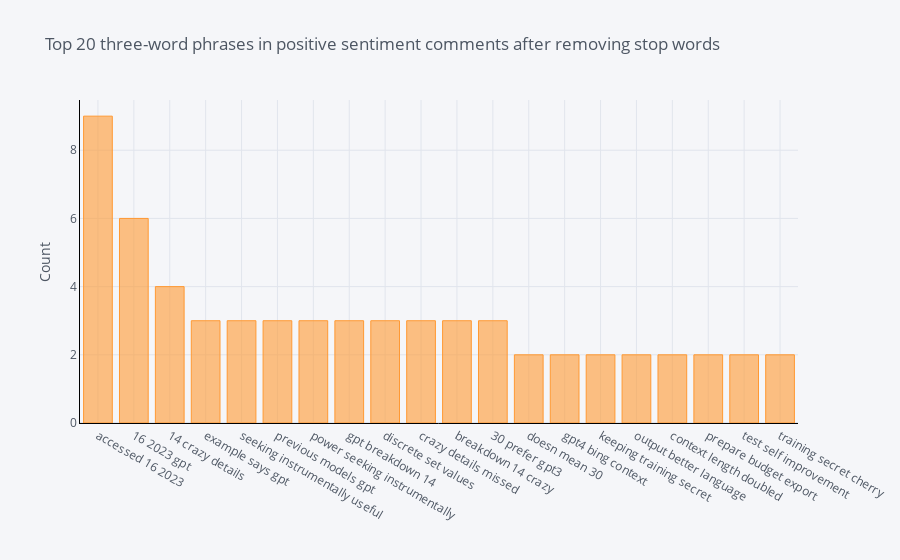

Write notebook code for a chart like this one.
### Code cell
# Tri-grams

def get_top_n_trigram(corpus, n=None):
    vec = CountVectorizer(ngram_range=(3, 3), stop_words=list(stop_words)).fit(corpus)
    bag_of_words = vec.transform(corpus)
    sum_words = bag_of_words.sum(axis=0) 
    words_freq = [(word, sum_words[0, idx]) for word, idx in vec.vocabulary_.items()]
    words_freq =sorted(words_freq, key = lambda x: x[1], reverse=True)
    return words_freq[:n]
common_words = get_top_n_trigram(pos_df['text'], 20)
for word, freq in common_words:
    print(word, freq)
df2 = pd.DataFrame(common_words, columns = ['CommentsText' , 'count'])
df2.groupby('CommentsText').sum()['count'].sort_values(ascending=False).iplot(
    kind='bar', yTitle='Count', linecolor='black', title='Top 20 three-word phrases in positive sentiment comments after removing stop words')

### Figure 1 — Plotly figure (JSON) as saved in the notebook; plotly's stock layout.template omitted (floating-point values rounded to 4 significant figures)
{"data": [{"marker": {"color": "rgba(255, 153, 51, 0.6)", "line": {"color": "rgba(255, 153, 51, 1.0)", "width": 1}}, "name": "count", "orientation": "v", "text": "", "type": "bar", "x": ["accessed 16 2023", "16 2023 gpt", "14 crazy details", "example says gpt", "seeking instrumentally useful", "previous models gpt", "power seeking instrumentally", "gpt breakdown 14", "discrete set values", "crazy details missed", "breakdown 14 crazy", "30 prefer gpt3", "doesn mean 30", "gpt4 bing context", "keeping training secret", "output better language", "context length doubled", "prepare budget export", "test self improvement", "training secret cherry"], "y": [9, 6, 4, 3, 3, 3, 3, 3, 3, 3, 3, 3, 2, 2, 2, 2, 2, 2, 2, 2]}], "layout": {"legend": {"bgcolor": "#F5F6F9", "font": {"color": "#4D5663"}}, "paper_bgcolor": "#F5F6F9", "plot_bgcolor": "#F5F6F9", "title": {"font": {"color": "#4D5663"}, "text": "Top 20 three-word phrases in positive sentiment comments after removing stop words"}, "xaxis": {"gridcolor": "#E1E5ED", "linecolor": "black", "showgrid": true, "tickfont": {"color": "#4D5663"}, "title": {"font": {"color": "#4D5663"}, "text": ""}, "zerolinecolor": "#E1E5ED"}, "yaxis": {"gridcolor": "#E1E5ED", "linecolor": "black", "showgrid": true, "tickfont": {"color": "#4D5663"}, "title": {"font": {"color": "#4D5663"}, "text": "Count"}, "zerolinecolor": "#E1E5ED"}}}
